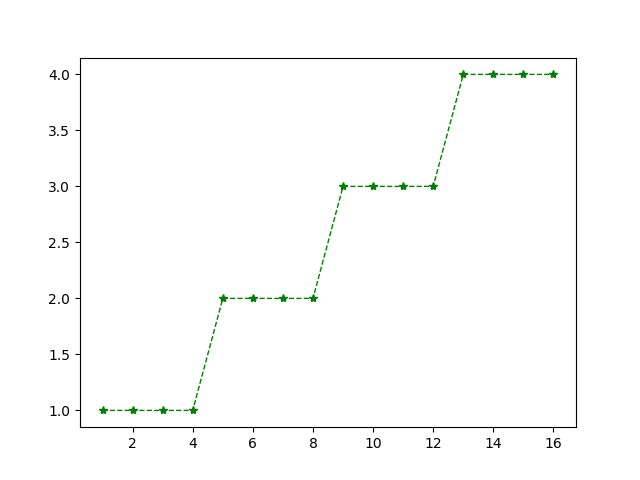

Source code (Python):
################################################################################################
#	name:	pyplot-03.py
#	desc:	Plotting with line properties
#	date:	2018-07-1
#	Author:	conquistadorjd
################################################################################################
from matplotlib import pyplot as plt
import matplotlib.animation as animation
import numpy as np

print('*** Program Started ***')

x= np.arange(1,17,1) 
y= np.array([1,1,1,1,2,2,2,2,3,3,3,3,4,4,4,4])

plt.plot(x,y,linewidth=1.0, linestyle='--',marker='*',color='g',label='first',animated=True)

# Saving image
plt.savefig('pyplot-03.png')

# In case you dont want to save image but just displya it
plt.show()

print('*** Program ended ***')